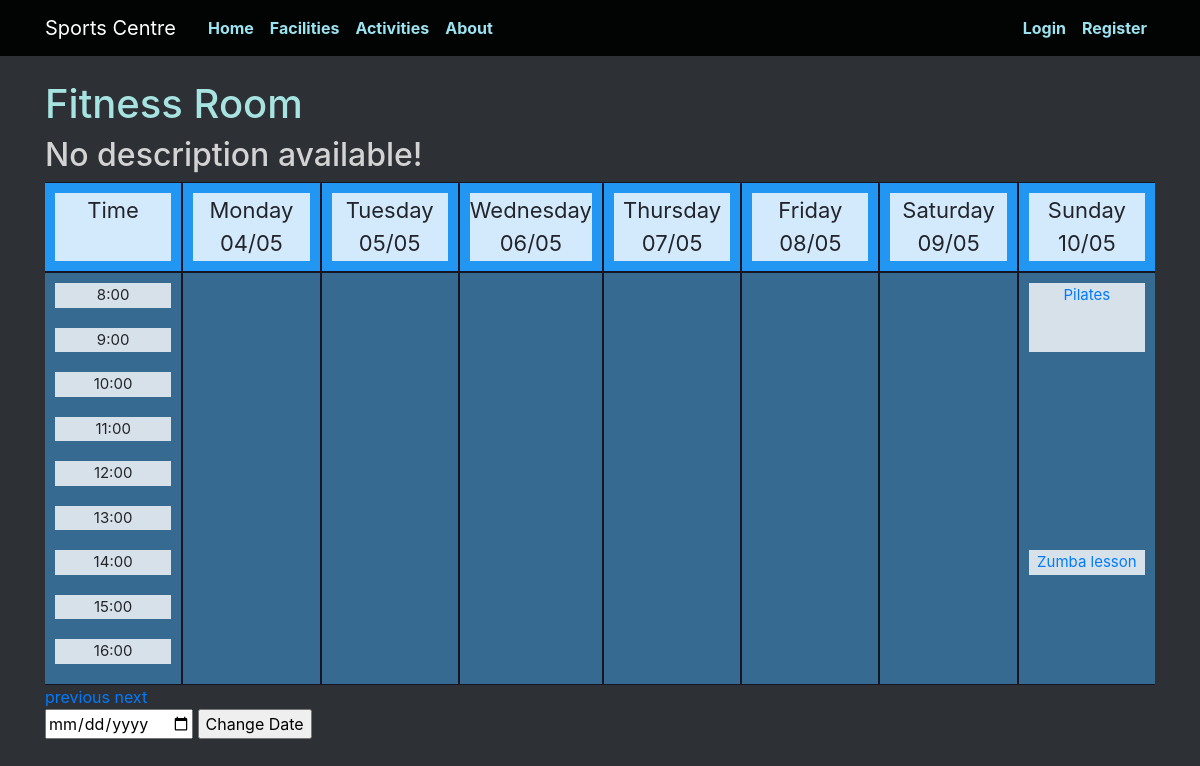
Page /facilities/fitness_room/2020/18 on the earlier database version.
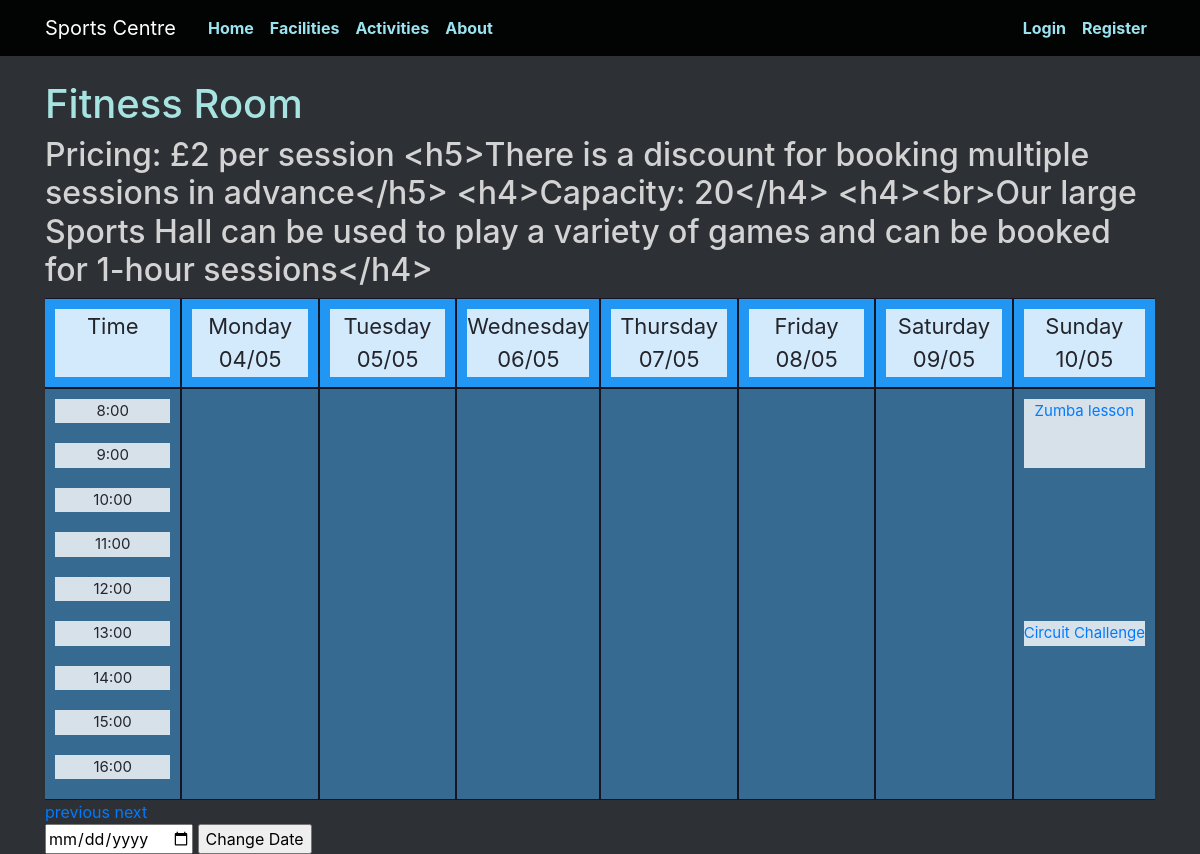
Same page on the later database version.
### app/models.py (models this page shows)
class Facility(db.Model):
  id = db.Column(db.Integer, primary_key=True)
  name = db.Column(db.String(100), nullable=False)
  capacity = db.Column(db.Integer)
  url = db.Column(db.String(100))
  description = db.Column(db.String, default="No description available!")

class Booking(db.Model):
  id = db.Column(db.Integer, primary_key=True)
  facility = db.Column(db.Integer, db.ForeignKey('user.id'), nullable=False)
  user = db.Column(db.Integer, db.ForeignKey('facility.id') , nullable=False)
  datetime = db.Column(db.DateTime, nullable=False)
  week = db.Column(db.Integer)
  year = db.Column(db.Integer)
  duration = db.Column(db.Integer, nullable=False)
  activity = db.Column(db.Integer, nullable=False)
  paid = db.Column(db.Integer, default=0)

class Activity(db.Model):
  id = db.Column(db.Integer, primary_key=True)
  facility = db.Column(db.Integer, db.ForeignKey('facility.id'), nullable=False)
  name = db.Column(db.String)
  url = db.Column(db.String(100))

### app/views.py (the view)
@app.route('/facilities/<facility_url>/<int:year>/<int:week>', methods = ['GET', 'POST'])
def show_facility(facility_url, year, week):
  facility = models.Facility.query.filter_by(url=facility_url).first_or_404()
  tform = ChangeTimetable()
  if tform.validate_on_submit():
    date_choice = tform.date.data
    week = int(get_week_number(date_choice))
    year = int(get_year_number(date_choice))
    return redirect(url_for('show_facility', facility_url=facility.url, year=year, week=week))
  bookings = []
  for i in range(8):
    b = models.Booking.query.filter_by(facility=facility.id).filter_by(week=week).filter_by(year=year)
    filtered_b = []
    for query in b:
      if query.datetime.weekday() == i-1:
        filtered_b.append(query)
    bookings.append(filtered_b)
  title = facility.name
  description = facility.description
  activity = models.Activity.query.order_by(models.Activity.id.asc())
  dates = get_dates_for_week(year, week)
  return render_template('facilities_index.html', title=title, bookings=bookings, url='/facilities/'+facility_url, year=year, week=week, activity=activity, dates=dates, tform=tform, description=description)

### app/forms.py
class ChangeTimetable(FlaskForm):
  date = DateField('Date')
  submit = SubmitField('Change Date')

### app/views.py (called while the page is built)
def get_dates_for_week(year, week):
  date = datetime.strptime(str(year), "%Y")
  date += timedelta(weeks=week)
  dates = []
  while date.weekday() != 0:
    date += timedelta(days=-1)
  for i in range(7):
    dates.append(datetime.strftime(date + timedelta(days=i), '%d/%m'))
  return dates

### app/templates/facilities_index.html (shortened to what this page needs)
{% extends "timetable.html" %}
{% block top %}
  <h1>
    {{ title }}
  </h1>
  <h2>
    {{ description }}
  </h2>
{% endblock %}

### app/templates/timetable.html (shortened to what this page needs)
{% extends "index.html" %}
{% block content %}
  {% block top %}
  {% endblock %}
  <div class="scroll">
  <div class="grid-container">
  <div class="grid-sub-header">
    <div style=>Time</div>
  </div>
  {% for day in ["Monday", "Tuesday", "Wednesday", "Thursday", "Friday", "Saturday", "Sunday"] %}
  <div class="grid-sub-header">
    <div style="grid-row-start: header;">{{ day }}<br>{{ dates[loop.index0] }}</div>
  </div>
  {% endfor %}
  <div class="grid-sub">
    {% for time in ["8:00", "9:00", "10:00", "11:00", "12:00", "13:00", "14:00", "15:00", "16:00"] %}
      <div style="grid-row-start: time-{{ loop.index0 + 8 }}; grid-column: 1/2;">{{ time }}</div>
    {% endfor %}
  </div>
  {% for day in ["Monday", "Tuesday", "Wednesday", "Thursday", "Friday", "Saturday", "Sunday"] %}
  <div class="grid-sub">
    {% for booking in bookings[loop.index0+1] %}
      <div style="grid-row: time-{{ booking.datetime.strftime('%-H') }} / time-{{ booking.datetime.strftime('%-H')|int + booking.duration }};">
        {% if booking.activity == 0 %}
          Booked
        {% else %}
          <a href="/activities/{{ activity[booking.activity-1].url }}/booking/{{ booking.id }}/{{ year }}/{{ week }}">
            {{ activity[booking.activity-1].name }}
          </a>
        {% endif %}
      </div>
    {% endfor %}
  </div>
  {% endfor %}
  </div>
  </div>
  <a href="{{ url }}/{{ year }}/{{ week - 1 }}">previous</a>
  <a href="{{ url }}/{{ year }}/{{ week + 1 }}">next</a>
  <form method='POST' action="" novalidate>
    {{ tform.date }}
    {{ tform.submit() }}
  </form>
{% endblock %}

Differences in the rows shown:
no longer on this page (row edited): Booking: activity.name "Pilates"
changed Facility "Fitness Room": description "No description available!" → "Pricing: £2 per session <h5>There is a discount for booking multiple sessions in advance</h5> <h4>Capacity: 20</h4> <h4><br>Our large Sports Hall can be used to play a variety of games and can be booked for 1-hour sessions</h4>"
now on this page (row edited): Booking: activity.name "Circuit Challenge"
